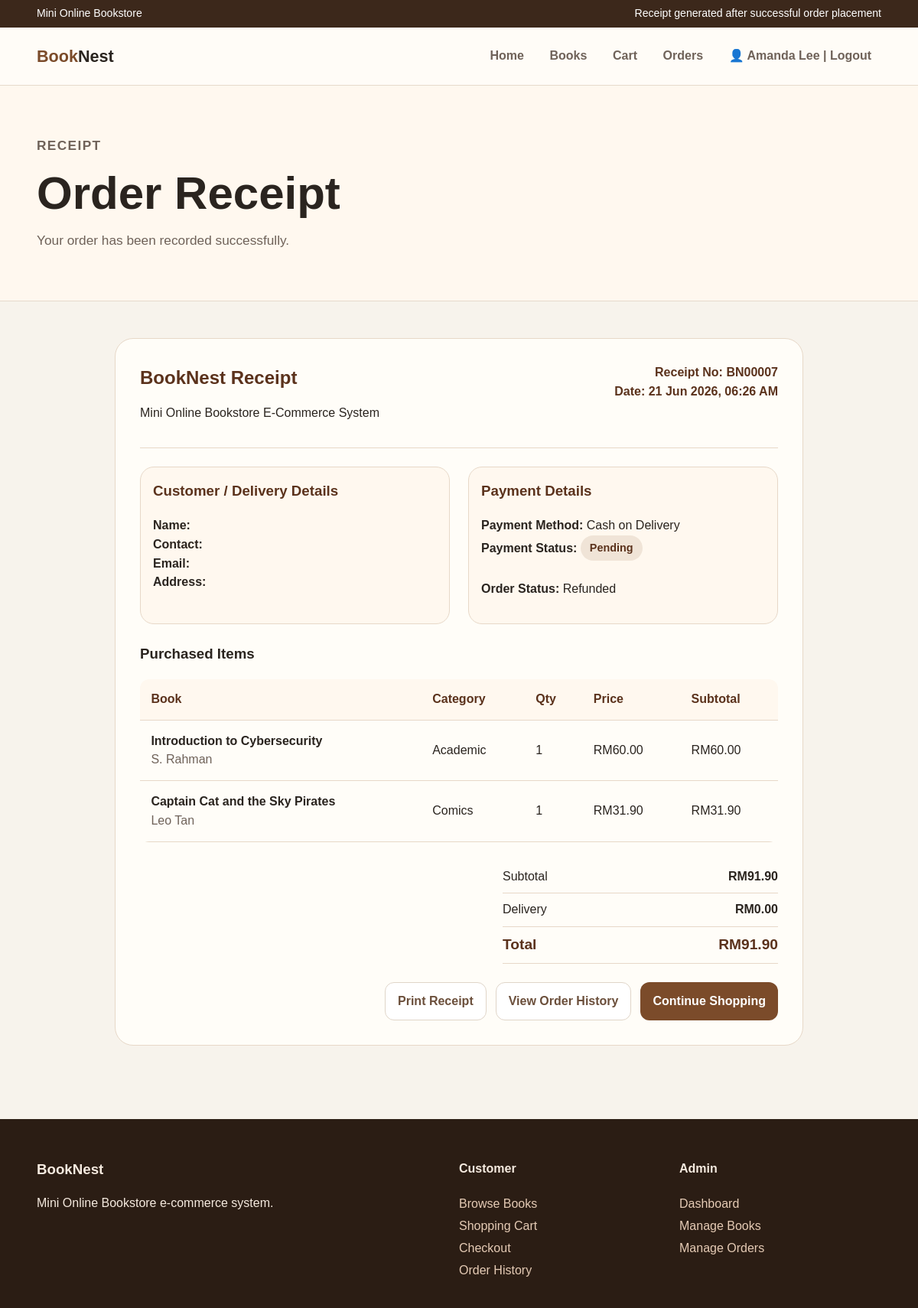
The page /orders/receipt.php?order_id=7 (signed in) on the database its author committed.
### tables this page shows
CREATE TABLE `orders` (
  `order_id` int NOT NULL AUTO_INCREMENT,
  `user_id` int DEFAULT NULL,
  `total_amount` decimal(10,2) NOT NULL,
  `status` enum('Pending','Processing','Completed','Cancelled','Refunded') NOT NULL DEFAULT 'Pending',
  `order_date` timestamp NOT NULL DEFAULT CURRENT_TIMESTAMP,
  `delivery_name` varchar(100) DEFAULT NULL,
  `delivery_contact` varchar(20) DEFAULT NULL,
  `delivery_email` varchar(100) DEFAULT NULL,
  `delivery_address` text,
  `payment_method` varchar(50) DEFAULT 'Cash on Delivery',
  `payment_status` varchar(50) DEFAULT 'Pending',
  `payment_reference` varchar(100) DEFAULT NULL,
  `card_last_four` varchar(4) DEFAULT NULL,
  `paid_at` datetime DEFAULT NULL,
  PRIMARY KEY (`order_id`),
  KEY `user_id` (`user_id`),
  CONSTRAINT `orders_ibfk_1` FOREIGN KEY (`user_id`) REFERENCES `users` (`user_id`)
);

CREATE TABLE `order_items` (
  `order_item_id` int NOT NULL AUTO_INCREMENT,
  `order_id` int DEFAULT NULL,
  `book_id` int DEFAULT NULL,
  `quantity` int NOT NULL,
  `price` decimal(10,2) NOT NULL,
  PRIMARY KEY (`order_item_id`),
  KEY `order_id` (`order_id`),
  KEY `book_id` (`book_id`),
  CONSTRAINT `order_items_ibfk_1` FOREIGN KEY (`order_id`) REFERENCES `orders` (`order_id`),
  CONSTRAINT `order_items_ibfk_2` FOREIGN KEY (`book_id`) REFERENCES `books` (`book_id`)
);

CREATE TABLE `books` (
  `book_id` int NOT NULL AUTO_INCREMENT,
  `title` varchar(150) NOT NULL,
  `author` varchar(100) NOT NULL,
  `category` varchar(50) NOT NULL,
  `price` decimal(10,2) NOT NULL,
  `stock` int NOT NULL,
  `description` text,
  `image` varchar(255) DEFAULT NULL,
  `created_at` timestamp NOT NULL DEFAULT CURRENT_TIMESTAMP,
  PRIMARY KEY (`book_id`)
);

### orders/receipt.php (the view, shortened to what this page needs)
<?php
include '../app.php';
$order_id = (int)$_GET['order_id'];
$user_id = (int)$_SESSION['user_id'];
$stmt = $conn->prepare("
    SELECT
        orders.order_id,
        orders.user_id,
        orders.total_amount,
        orders.status,
        orders.order_date,
        orders.delivery_name,
        orders.delivery_contact,
        orders.delivery_email,
        orders.delivery_address,
        orders.payment_method,
        orders.payment_status,
        orders.payment_reference,
        orders.card_last_four,
        orders.paid_at
    FROM orders
    WHERE orders.order_id = ?
    AND orders.user_id = ?
");
$stmt->bind_param("ii", $order_id, $user_id);
$stmt->execute();
$order = $stmt->get_result()->fetch_assoc();
$itemStmt = $conn->prepare("
    SELECT
        order_items.quantity,
        order_items.price,
        books.title,
        books.author,
        books.category
    FROM order_items
    INNER JOIN books ON order_items.book_id = books.book_id
    WHERE order_items.order_id = ?
");
$itemStmt->bind_param("i", $order_id);
$itemStmt->execute();
$items = $itemStmt->get_result();
$itemsArray = [];
$subtotal = 0;
while ($item = $items->fetch_assoc()) {
    $lineTotal = (float)$item['price'] * (int)$item['quantity'];
    $subtotal += $lineTotal;
    $itemsArray[] = [
        'title' => $item['title'],
        'author' => $item['author'],
        'category' => $item['category'],
        'quantity' => (int)$item['quantity'],
        'price' => (float)$item['price'],
        'line_total' => $lineTotal
    ];
}
$total = (float)$order['total_amount'];
$delivery = $total - $subtotal;
$receiptNo = "BN" . str_pad($order['order_id'], 5, "0", STR_PAD_LEFT);
?>
<!DOCTYPE html>
<html lang="en">
<head>
    <link rel="stylesheet" href="../css/style.css?v=150">
</head>
<body>
<div class="topbar">
    <div class="container">
        <span>Mini Online Bookstore</span>
        <span>Receipt generated after successful order placement</span>
    </div>
</div>
<header class="navbar">
    <div class="container nav-inner">
        <a class="brand" href="../index.php">Book<span>Nest</span></a>
        <nav class="nav-links">
            <a href="../index.php">Home</a>
            <a href="../books/books.php">Books</a>
            <a href="cart.php">Cart</a>
            <a href="order-history.php">Orders</a>
            <a href="../auth/logout.php">
                👤 <?php echo htmlspecialchars($_SESSION['user_name'] ?? 'Customer'); ?> | Logout
            </a>
        </nav>
    </div>
</header>
<section class="page-title">
    <div class="container">
        <p class="eyebrow">Receipt</p>
        <h1>Order Receipt</h1>
        <p>Your order has been recorded successfully.</p>
    </div>
</section>
<main class="section">
    <div class="container">
        <div class="receipt-card">
            <div class="receipt-header">
                <div>
                    <h2>BookNest Receipt</h2>
                    <p>Mini Online Bookstore E-Commerce System</p>
                </div>
                <div class="receipt-no">
                    Receipt No: <?php echo htmlspecialchars($receiptNo); ?><br>
                    Date: <?php echo date("d M Y, h:i A", strtotime($order['order_date'])); ?>
                </div>
            </div>
            <div class="receipt-grid">
                <div class="receipt-box">
                    <h3>Customer / Delivery Details</h3>
                    <p>
                        <strong>Name:</strong>
                        <?php echo htmlspecialchars($order['delivery_name']); ?><br>
                        <strong>Contact:</strong>
                        <?php echo htmlspecialchars($order['delivery_contact']); ?><br>
                        <strong>Email:</strong>
                        <?php echo htmlspecialchars($order['delivery_email']); ?><br>
                        <strong>Address:</strong><br>
                    </p>
                </div>
                <div class="receipt-box">
                    <h3>Payment Details</h3>
                    <p>
                        <strong>Payment Method:</strong>
                        <?php echo htmlspecialchars($order['payment_method']); ?><br>
                        <strong>Payment Status:</strong>
                        <span class="status-pill">
                            <?php echo htmlspecialchars($order['payment_status'] ?? 'Pending'); ?>
                        </span><br><br>
                        <strong>Order Status:</strong>
                        <?php echo htmlspecialchars($order['status']); ?>
                    </p>
                </div>
            </div>
            <h3>Purchased Items</h3>
            <table class="receipt-table">
                <thead>
                    <tr>
                        <th>Book</th>
                        <th>Category</th>
                        <th>Qty</th>
                        <th>Price</th>
                        <th>Subtotal</th>
                    </tr>
                </thead>
                <tbody>
                    <?php foreach ($itemsArray as $item): ?>
                        <tr>
                            <td>
                                <strong><?php echo htmlspecialchars($item['title']); ?></strong><br>
                                <span class="small">
                                    <?php echo htmlspecialchars($item['author']); ?>
                                </span>
                            </td>
                            <td>
                                <?php echo htmlspecialchars($item['category']); ?>
                            </td>
                            <td>
                                <?php echo (int)$item['quantity']; ?>
                            </td>
                            <td>
                                RM<?php echo number_format($item['price'], 2); ?>
                            </td>
                            <td>
                                RM<?php echo number_format($item['line_total'], 2); ?>
                            </td>
                        </tr>
                    <?php endforeach; ?>
                </tbody>
            </table>
            <div class="receipt-summary">
                <div class="receipt-summary-row">
                    <span>Subtotal</span>
                    <strong>RM<?php echo number_format($subtotal, 2); ?></strong>
                </div>
                <div class="receipt-summary-row">
                    <span>Delivery</span>
                    <strong>RM<?php echo number_format($delivery, 2); ?></strong>
                </div>
                <div class="receipt-summary-row total">
                    <span>Total</span>
                    <span>RM<?php echo number_format($total, 2); ?></span>
                </div>
            </div>
            <div class="receipt-actions">
                <button class="btn secondary" onclick="window.print()">
                    Print Receipt
                </button>
                <a class="btn secondary" href="order-history.php">
                    View Order History
                </a>
                <a class="btn" href="../books/books.php">
                    Continue Shopping
                </a>
            </div>
        </div>
    </div>
</main>
<footer class="footer">
    <div class="container footer-grid">
        <div>
            <h3>BookNest</h3>
            <p>Mini Online Bookstore e-commerce system.</p>
        </div>
        <div>
            <h4>Customer</h4>
            <a href="../books/books.php">Browse Books</a>
            <a href="cart.php">Shopping Cart</a>
            <a href="checkout.php">Checkout</a>
            <a href="order-history.php">Order History</a>
        </div>
        <div>
            <h4>Admin</h4>
            <a href="../admin/admin-dashboard.php">Dashboard</a>
            <a href="../admin/manage-books.php">Manage Books</a>
            <a href="../admin/manage-orders.php">Manage Orders</a>
        </div>
    </div>
</footer>
</body>
</html>

### css/style.css (style rules this page uses)
:root { --bg: #f7f3ec; --paper: #fffdf8; --ink: #2a241f; --muted: #6f6259; --line: #e6dacc; --brand: #7b4b2a; --brand-dark: #5f361c; --accent: #b87945; --soft: #efe2d2; --shadow: 0 12px 30px rgba(70, 45, 25, .10); --radius: 18px; }
* { box-sizing: border-box; }
body { margin: 0; font-family: Arial, Helvetica, sans-serif; background: var(--bg); color: var(--ink); line-height: 1.55; }
a { text-decoration: none; color: inherit; }
.container { width: min(1120px, 92%); margin: auto; }
.topbar { background: #3c281b; color: #fff; padding: .45rem 0; font-size: .88rem; }
.topbar .container { display: flex; justify-content: space-between; gap: 1rem; flex-wrap: wrap; }
.navbar { position: sticky; top: 0; z-index: 10; background: rgba(255, 253, 248, .96); border-bottom: 1px solid var(--line); }
.nav-inner { display: flex; align-items: center; justify-content: space-between; padding: 1rem 0; gap: 1rem; }
.brand { font-weight: 800; font-size: 1.35rem; color: var(--brand); }
.brand span { color: var(--ink); }
.nav-links { display: flex; gap: .5rem; flex-wrap: wrap; }
.nav-links a { padding: .55rem .8rem; border-radius: 999px; color: var(--muted); font-weight: 600; }
.btn { display: inline-flex; align-items: center; justify-content: center; border: 0; border-radius: 12px; padding: .75rem 1rem; background: var(--brand); color: #fff; font-weight: 700; cursor: pointer; height: 50px; font-size: 16px; }
.btn.secondary { background: #ffffff; color: #6b4f3b; border: 1px solid #e0d5c8; padding: 0.4rem 1rem; transition: all 0.2s ease; font-size: 16px; }
table { border-radius: 12px; overflow: hidden; }
.eyebrow { color: var(--accent); font-weight: 800; text-transform: uppercase; letter-spacing: .08em; font-size: .85rem; }
.hero h1, .page-title h1 { font-size: clamp(2rem, 5vw, 4rem); line-height: 1.05; margin: .5rem 0 1rem; }
.hero p, .page-title p { font-size: 1.08rem; color: var(--muted); max-width: 650px; }
.section { padding: 3rem 0; }
.section-head p, .meta, .small { color: var(--muted); }
.page-title { padding: 3rem 0; background: #fff8ef; border-bottom: 1px solid var(--line); }
table { width: 100%; border-collapse: collapse; min-width: 720px; }
th, td { text-align: left; padding: 1rem; border-bottom: 1px solid var(--line); }
th { background: #fff8ef; color: var(--brand-dark); }
.footer { background: #2b1d14; color: #f5eadf; padding: 2rem 0; margin-top: 3rem; }
.footer-grid { display: grid; grid-template-columns: 2fr 1fr 1fr; gap: 1.5rem; }
.footer a { display: block; color: #e5cbb5; margin: .25rem 0; }

### orders/receipt.php (style rules this page uses)
.receipt-card { max-width: 900px; margin: 0 auto; background: #fffdf8; border: 1px solid #e7d8c8; border-radius: 24px; padding: 2rem; }
.receipt-header { display: flex; justify-content: space-between; gap: 1rem; border-bottom: 1px solid #e7d8c8; padding-bottom: 1rem; margin-bottom: 1.5rem; }
.receipt-header h2 { margin: 0; color: #5b321c; }
.receipt-no { text-align: right; color: #5b321c; font-weight: 700; }
.receipt-grid { display: grid; grid-template-columns: 1fr 1fr; gap: 1.5rem; margin-bottom: 1.5rem; }
.receipt-box { background: #fff8ef; border: 1px solid #e7d8c8; border-radius: 18px; padding: 1rem; }
.receipt-box h3 { margin-top: 0; color: #5b321c; }
.receipt-table { width: 100%; border-collapse: collapse; margin-top: 1rem; }
.receipt-table th, .receipt-table td { border-bottom: 1px solid #e7d8c8; padding: 0.9rem; text-align: left; }
.receipt-table th { background: #fff8ef; color: #5b321c; }
.receipt-summary { max-width: 360px; margin-left: auto; margin-top: 1.5rem; }
.receipt-summary-row { display: flex; justify-content: space-between; padding: 0.55rem 0; border-bottom: 1px solid #e7d8c8; }
.receipt-summary-row.total { font-size: 1.2rem; font-weight: 800; color: #5b321c; }
.receipt-actions { display: flex; justify-content: flex-end; gap: 0.75rem; margin-top: 1.5rem; flex-wrap: wrap; }
.status-pill { display: inline-block; padding: 0.35rem 0.75rem; border-radius: 999px; background: #f0e4d7; color: #5b321c; font-weight: 700; font-size: 0.9rem; }

### rows shown on the page
orders: order_id "BN00007", order_date "21 Jun 2026, 06:26 AM", payment_method "Cash on Delivery", payment_status "Pending", status "Refunded", total_amount "0.00", total_amount "91.90"
order_items: book.title "Introduction to Cybersecurity", book.author "S. Rahman", book.category "Academic", quantity "1", price "60.00", line_total "60.00"
order_items: book.title "Captain Cat and the Sky Pirates", book.author "Leo Tan", book.category "Comics", quantity "1", price "31.90", line_total "31.90"

### other values the page prints
$_SESSION['user_name'] "Amanda Lee"
$subtotal "91.90"
